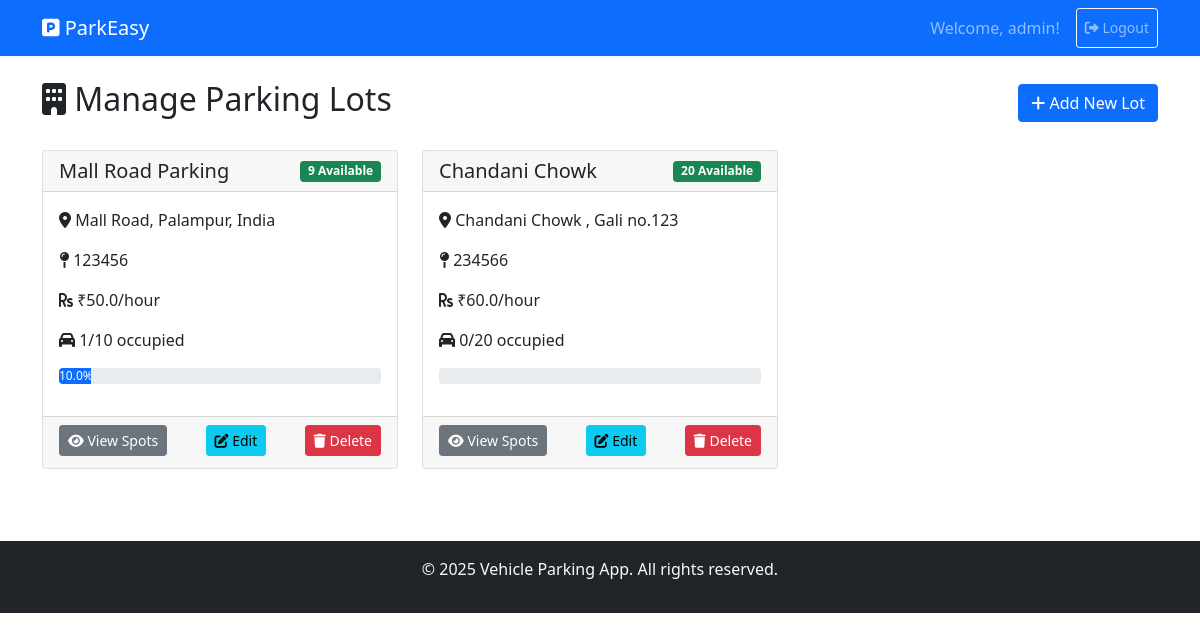
The app's page /admin/manage-lots (signed in) with its own data.
### backend/models.py (models this page shows)
class ParkingLot(db.Model):
    __tablename__ = 'parking_lots'
    id = db.Column(db.Integer, primary_key=True)
    prime_location_name = db.Column(db.String(120), nullable=False)
    price = db.Column(db.Float, nullable=False)
    address = db.Column(db.String(200), nullable=False)
    pincode = db.Column(db.String(10), nullable=False)
    max_spots = db.Column(db.Integer, nullable=False)
    created_at = db.Column(db.DateTime, default=datetime.utcnow)
    spots = db.relationship('ParkingSpot', backref='lot', lazy=True, cascade="all, delete-orphan")

### app.py (the view)
    @app.route('/admin/manage-lots')
    def admin_manage_lots():
        if session.get('role') != 'admin':
            return redirect(url_for('login'))
        lots = ParkingLot.query.all()
        for lot in lots:
            lot.occupied_count = (
                ParkingSpot.query
                .filter_by(lot_id=lot.id, status='O')
                .count()
            )
        return render_template('admin_lots.html', lots=lots)

### templates/admin_lots.html (shortened to what this page needs)
{% extends "base.html" %}
{% block content %}
<div class="d-flex justify-content-between align-items-center mb-4">
    <h2><i class="fas fa-building"></i> Manage Parking Lots</h2>
    <a href="{{ url_for('admin_add_lot') }}" class="btn btn-primary">
        <i class="fas fa-plus"></i> Add New Lot
    </a>
</div>
{% if lots %}
<div class="row">
    {% for lot in lots %}
    <div class="col-md-6 col-lg-4 mb-4">
        <div class="card h-100">
            <div class="card-header d-flex justify-content-between align-items-center">
                <h5 class="mb-0">{{ lot.prime_location_name }}</h5>
                <span class="badge bg-{{ 'success' if lot.occupied_count < lot.max_spots else 'danger' }}">
                    {{ lot.max_spots - lot.occupied_count }} Available
                </span>
            </div>
            <div class="card-body">
                <p><i class="fas fa-map-marker-alt"></i> {{ lot.address }}</p>
                <p><i class="fas fa-map-pin"></i> {{ lot.pincode }}</p>
                <p><i class="fas fa-rupee-sign"></i> ₹{{ lot.price }}/hour</p>
                <p><i class="fas fa-car"></i> {{ lot.occupied_count }}/{{ lot.max_spots }} occupied</p>
                <div class="progress mb-3">
                    <div class="progress-bar" role="progressbar"
                         style="width: {{ (lot.occupied_count / lot.max_spots * 100) if lot.max_spots > 0 else 0 }}%">
                        {{ "%.1f"|format((lot.occupied_count / lot.max_spots * 100) if lot.max_spots > 0 else 0) }}%
                    </div>
                </div>
            </div>
            <div class="card-footer d-flex flex-wrap justify-content-between">
                <a href="{{ url_for('admin_view_spots', lot_id=lot.id) }}" class="btn btn-secondary btn-sm me-1 mb-1">
                    <i class="fas fa-eye"></i> View Spots
                </a>
                <a href="{{ url_for('admin_edit_lot', lot_id=lot.id) }}" class="btn btn-info btn-sm me-1 mb-1">
                    <i class="fas fa-edit"></i> Edit
                </a>
                <form method="POST"
                      action="{{ url_for('admin_delete_lot', lot_id=lot.id) }}"
                      onsubmit="return confirm('Delete this lot? All EMPTY spots will be removed. Lots with occupied spots cannot be deleted.');"
                      class="d-inline mb-1">
                    <button type="submit" class="btn btn-danger btn-sm">
                        <i class="fas fa-trash"></i> Delete
                    </button>
                </form>
            </div>
        </div>
    </div>
    {% endfor %}
</div>
{% endif %}
{% endblock %}

### records on screen
ParkingLot: prime_location_name "Mall Road Parking", lot.max_spots-lot.occupied_count "9", address "Mall Road, Palampur, India", pincode "123456", price "50.0", occupied_count "1", max_spots "10", max_spots "10.0"
ParkingLot: prime_location_name "Chandani Chowk", lot.max_spots-lot.occupied_count "20", address "Chandani Chowk , Gali no.123", pincode "234566", price "60.0", occupied_count "0", max_spots "20"

### other values on screen
{{ session.username }} "admin"
